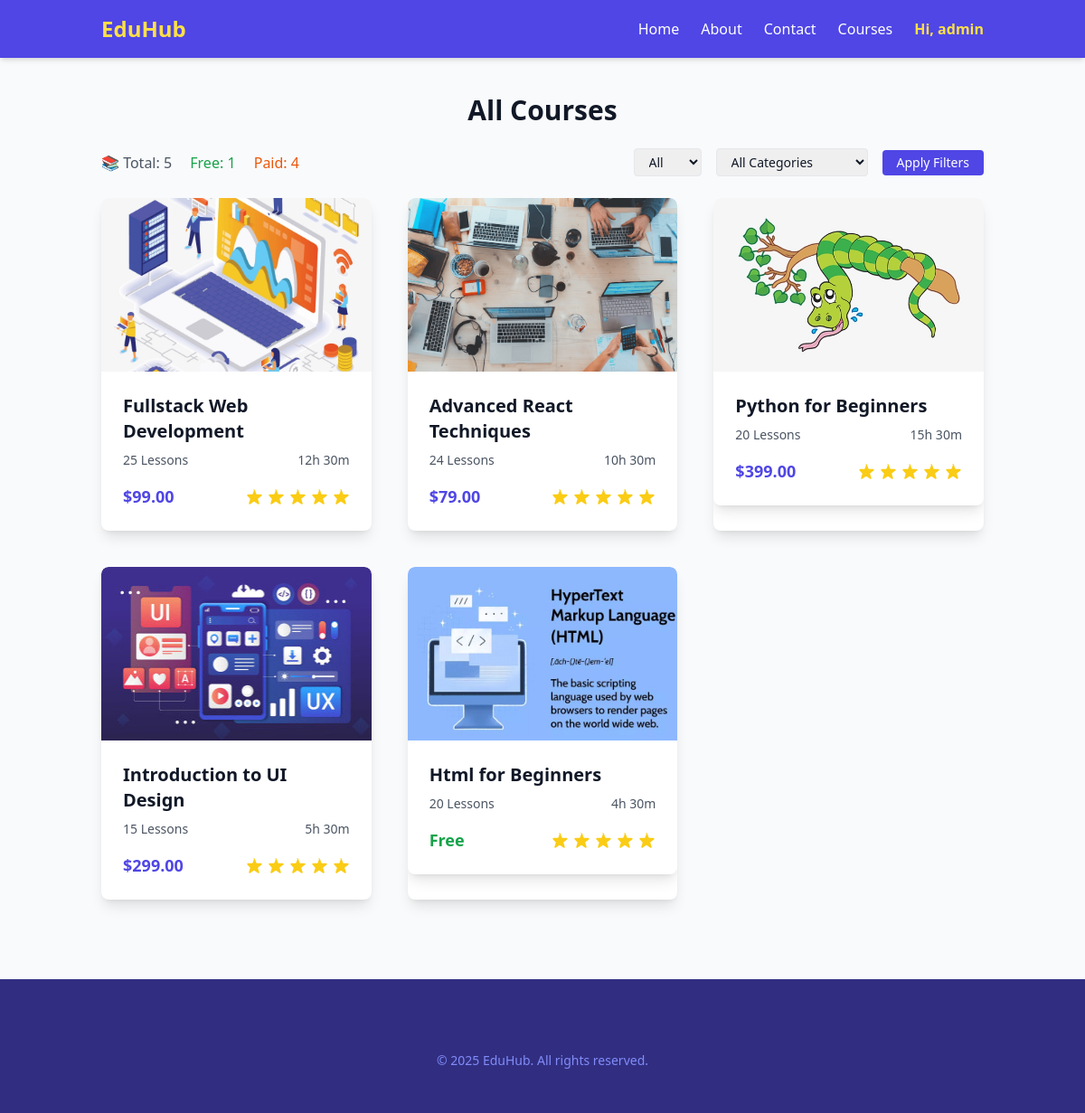
The app's page /courses/ (signed in) with its own data.
### courses/models.py (models this page shows, shortened)
class Course(models.Model):
    title = models.CharField(max_length=200)
    slug = models.SlugField(unique=True, blank=True)
    category = models.ForeignKey(Category, on_delete=models.CASCADE, related_name="courses")
    author = models.ForeignKey(User, on_delete=models.CASCADE)
    description = models.TextField(blank=True, null=True)
    lessons_count = models.PositiveIntegerField(default=0)
    duration = models.CharField(max_length=50, blank=True, null=True)  # e.g., "10h 30m"
    price = models.DecimalField(max_digits=6, decimal_places=2, default=0.00)
    image = models.ImageField(upload_to="courses/", blank=True, null=True)

### courses/views.py (the view)
# urls.py: path('courses/', filtered_course_list, name='course_list'),
def filtered_course_list(request):
    courses = Course.objects.all()
    categories = Category.objects.all()
    course_type = request.GET.get("type")  # "free" or "paid"
    category_slug = request.GET.get("category")
    if course_type == "free":
        courses = courses.filter(price=0)
    elif course_type == "paid":
        courses = courses.exclude(price=0)
    if category_slug:
        courses = courses.filter(category__slug=category_slug)
    free_count = Course.objects.filter(price=0).count()
    paid_count = Course.objects.exclude(price=0).count()
    context = {
        "courses": courses,
        "categories": categories,
        "selected_type": course_type,
        "selected_category": category_slug,
        "free_count": free_count,
        "paid_count": paid_count,
    }
    return render(request, "courses/courses_list.html", context)

### courses/context_processors.py (called while the page is built)
def courses_dropdown(request):
    categories = []
    try:
        categories = Category.objects.prefetch_related("courses").all()
    except (OperationalError, ProgrammingError):
        categories = []
    except Exception:
        categories = []
    return {"nav_categories": categories}

### templates/courses/courses_list.html (shortened to what this page needs)
{% extends "base.html" %}
{% block content %}
<section id="courses" class="container mx-auto px-6 py-10">
  <h2 class="text-3xl font-bold text-center mb-6">All Courses</h2>
  <div class="flex flex-col md:flex-row justify-between items-center mb-6 space-y-4 md:space-y-0">
    <div class="text-gray-600">
      <span class="mr-4">📚 Total: {{ courses|length }}</span>
      <span class="mr-4 text-green-600">Free: {{ free_count }}</span>
      <span class="text-orange-600">Paid: {{ paid_count }}</span>
    </div>
    <form method="get" class="flex flex-wrap items-center gap-4">
      <select name="type" class="border rounded px-3 py-1 text-sm">
        <option value="">All</option>
      </select>
      <select name="category" class="border rounded px-3 py-1 text-sm">
        <option value="">All Categories</option>
      </select>
      <button type="submit" class="bg-indigo-600 text-white px-4 py-1 rounded hover:bg-indigo-700 text-sm">
        Apply Filters
      </button>
    </form>
  </div>
  <div class="grid gap-10 md:grid-cols-2 lg:grid-cols-3">
    {% for course in courses %}
      <a href="{% url 'course_detail' course.slug %}" class="block bg-white rounded-lg shadow-lg overflow-hidden hover:shadow-2xl transition-shadow">
        <div class="bg-white rounded-lg shadow-lg overflow-hidden hover:shadow-2xl transition-shadow">
          {% if course.image %}
            <img src="{{ course.image.url }}" alt="{{ course.title }}" class="w-full h-48 object-cover" />
          {% else %}
            <img src="https://via.placeholder.com/800x400?text=No+Image" class="w-full h-48 object-cover" />
          {% endif %}
          <div class="p-6">
            <h3 class="text-xl font-semibold mb-2">{{ course.title }}</h3>
            <div class="flex justify-between text-sm text-gray-600 mb-4">
              <span>{{ course.lessons_count }} Lessons</span>
              <span>{{ course.duration }}</span>
            </div>
            <div class="flex justify-between items-center">
              <div class="{% if course.price == 0 %}text-green-600{% else %}text-indigo-600{% endif %} font-bold text-lg">
                {% if course.price == 0 %}Free{% else %}${{ course.price }}{% endif %}
              </div>
              <div class="flex items-center space-x-1 text-yellow-400">
              </div>
            </div>
          </div>
        </div>
      </a>
    {% empty %}
      <p class="text-gray-600 col-span-full">No courses found matching the selected filters.</p>
    {% endfor %}
  </div>
</section>
{% endblock %}

### templates/base.html (shortened to what this page needs)
<!DOCTYPE html>
<html lang="en">
<head>
  <script src="https://cdn.tailwindcss.com"></script>
</head>
<body class="bg-gray-50 text-gray-900">
  <header class="bg-indigo-600 text-white shadow-md sticky top-0 z-50">
    <div class="container mx-auto px-6 py-4 flex justify-between items-center">
      <a href="{% url 'home' %}" class="text-2xl font-bold text-yellow-300">EduHub</a>
      <nav class="hidden md:flex space-x-6 items-center">
        <a href="{% url 'home' %}" class="hover:text-yellow-300">Home</a>
        <a href="{% url 'about' %}" class="hover:text-yellow-300">About</a>
        <a href="{% url 'contact' %}" class="hover:text-yellow-300">Contact</a>
        <div class="relative group">
          <button class="hover:text-yellow-300 focus:outline-none">Courses</button>
        </div>
        {% if user.is_authenticated %}
          <div class="relative group">
            <button class="text-yellow-300 font-semibold focus:outline-none">
              Hi, {{ user.username }}
            </button>
          </div>
        {% else %}
          <a href="{% url 'login' %}" class="hover:text-yellow-300">Log In</a>
          <a href="{% url 'signup' %}" class="hover:text-yellow-300">Sign Up</a>
        {% endif %}
      </nav>
    </div>
  </header>
  <main>
    {% block content %}{% endblock %}
  </main>
  <footer class="bg-indigo-900 text-indigo-200 py-12 mt-12">
    <div class="container mx-auto px-6 text-center">
      <p class="mt-8 text-sm text-indigo-400">&copy; 2025 EduHub. All rights reserved.</p>
    </div>
  </footer>
</body>
</html>

### records on screen
Course: image (picture), title "Fullstack Web Development", lessons_count "25", duration "12h 30m", price "99.00"
Course: image (picture), title "Advanced React Techniques", lessons_count "24", duration "10h 30m", price "79.00"
Course: image (picture), title "Python for Beginners", lessons_count "20", duration "15h 30m", price "399.00"
Course: image (picture), title "Introduction to UI Design", lessons_count "15", duration "5h 30m", price "299.00"
Course: image (picture), title "Html for Beginners", lessons_count "20", duration "4h 30m", price "Free"

### other values on screen
{{ user.username }} "admin"
{{ courses|length }} "5"
{{ free_count }} "1"
{{ paid_count }} "4"
